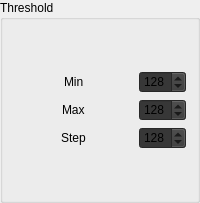
                   <widget class="QGroupBox" name="groupBox_7">
                    <property name="styleSheet">
                     <string notr="true"/>
                    </property>
                    <property name="title">
                     <string>Threshold</string>
                    </property>
                    <property name="checkable">
                     <bool>false</bool>
                    </property>
                    <layout class="QGridLayout" name="gridLayout_42">
                     <item row="0" column="0">
                      <layout class="QVBoxLayout" name="verticalLayout_21">
                       <item>
                        <spacer name="verticalSpacer_11">
                         <property name="orientation">
                          <enum>Qt::Vertical</enum>
                         </property>
                         <property name="sizeHint" stdset="0">
                          <size>
                           <width>20</width>
                           <height>40</height>
                          </size>
                         </property>
                        </spacer>
                       </item>
                       <item>
                        <layout class="QHBoxLayout" name="horizontalLayout_46">
                         <item>
                          <spacer name="horizontalSpacer_82">
                           <property name="orientation">
                            <enum>Qt::Horizontal</enum>
                           </property>
                           <property name="sizeHint" stdset="0">
                            <size>
                             <width>40</width>
                             <height>20</height>
                            </size>
                           </property>
                          </spacer>
                         </item>
                         <item>
                          <widget class="QLabel" name="label_77">
                           <property name="text">
                            <string>Min</string>
                           </property>
                          </widget>
                         </item>
                         <item>
                          <spacer name="horizontalSpacer_83">
                           <property name="orientation">
                            <enum>Qt::Horizontal</enum>
                           </property>
                           <property name="sizeHint" stdset="0">
                            <size>
                             <width>40</width>
                             <height>20</height>
                            </size>
                           </property>
                          </spacer>
                         </item>
                         <item>
                          <widget class="QSpinBox" name="detection_blob_threshold_min_spin_box">
                           <property name="styleSheet">
                            <string notr="true">background-color:rgb(55,55,55)</string>
                           </property>
                           <property name="maximum">
                            <number>255</number>
                           </property>
                           <property name="value">
                            <number>128</number>
                           </property>
                          </widget>
                         </item>
                        </layout>
                       </item>
                       <item>
                        <layout class="QHBoxLayout" name="horizontalLayout_44">
                         <item>
                          <spacer name="horizontalSpacer_78">
                           <property name="orientation">
                            <enum>Qt::Horizontal</enum>
                           </property>
                           <property name="sizeHint" stdset="0">
                            <size>
                             <width>40</width>
                             <height>20</height>
                            </size>
                           </property>
                          </spacer>
                         </item>
                         <item>
                          <widget class="QLabel" name="label_65">
                           <property name="text">
                            <string>Max</string>
                           </property>
                          </widget>
                         </item>
                         <item>
                          <spacer name="horizontalSpacer_79">
                           <property name="orientation">
                            <enum>Qt::Horizontal</enum>
                           </property>
                           <property name="sizeHint" stdset="0">
                            <size>
                             <width>40</width>
                             <height>20</height>
                            </size>
                           </property>
                          </spacer>
                         </item>
                         <item>
                          <widget class="QSpinBox" name="detection_blob_threshold_max_spin_box">
                           <property name="styleSheet">
                            <string notr="true">background-color:rgb(55,55,55)</string>
                           </property>
                           <property name="maximum">
                            <number>255</number>
                           </property>
                           <property name="value">
                            <number>128</number>
                           </property>
                          </widget>
                         </item>
                        </layout>
                       </item>
                       <item>
                        <layout class="QHBoxLayout" name="horizontalLayout_45">
                         <item>
                          <spacer name="horizontalSpacer_80">
                           <property name="orientation">
                            <enum>Qt::Horizontal</enum>
                           </property>
                           <property name="sizeHint" stdset="0">
                            <size>
                             <width>40</width>
                             <height>20</height>
                            </size>
                           </property>
                          </spacer>
                         </item>
                         <item>
                          <widget class="QLabel" name="label_67">
                           <property name="text">
                            <string>Step</string>
                           </property>
                          </widget>
                         </item>
                         <item>
                          <spacer name="horizontalSpacer_81">
                           <property name="orientation">
                            <enum>Qt::Horizontal</enum>
                           </property>
                           <property name="sizeHint" stdset="0">
                            <size>
                             <width>40</width>
                             <height>20</height>
                            </size>
                           </property>
                          </spacer>
                         </item>
                         <item>
                          <widget class="QSpinBox" name="detection_blob_threshold_step_spin_box">
                           <property name="styleSheet">
                            <string notr="true">background-color:rgb(55,55,55)</string>
                           </property>
                           <property name="maximum">
                            <number>255</number>
                           </property>
                           <property name="value">
                            <number>128</number>
                           </property>
                          </widget>
                         </item>
                        </layout>
                       </item>
                      </layout>
                     </item>
                     <item row="1" column="0">
                      <spacer name="verticalSpacer_16">
                       <property name="orientation">
                        <enum>Qt::Vertical</enum>
                       </property>
                       <property name="sizeHint" stdset="0">
                        <size>
                         <width>20</width>
                         <height>40</height>
                        </size>
                       </property>
                      </spacer>
                     </item>
                    </layout>
                   </widget>
